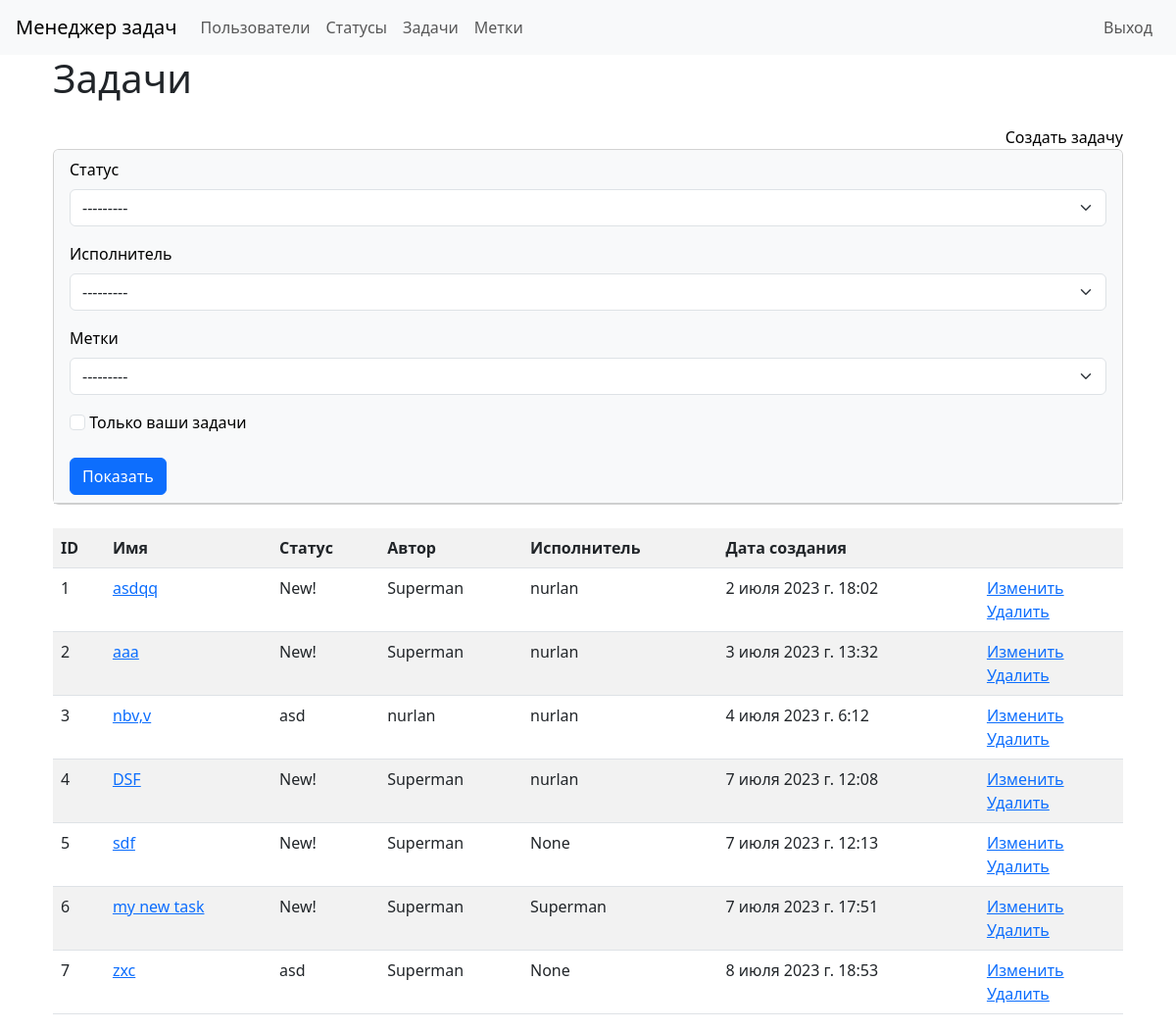
The app's page /tasks/ (signed in) with its own data.
### task_manager/tasks/models.py (models this page shows)
class TasksModel(models.Model):
    name = models.CharField(max_length=100)
    description = models.TextField()
    timestamp = models.DateTimeField(auto_now_add=True)
    status = models.ForeignKey(StatusModel, on_delete=models.PROTECT,
                               related_name='status_id')
    author = models.ForeignKey(User, on_delete=models.PROTECT,
                               related_name='author_id')
    executor = models.ForeignKey(User, on_delete=models.PROTECT,
                                 related_name='executor_id', null=True)
    labels = models.ManyToManyField(LabelModel)
    def __str__(self):
        return self.name

### task_manager/statuses/models.py (models this page shows)
class StatusModel(models.Model):
    name = models.CharField(
        max_length=100, unique=True,
        error_messages={'unique': "Это имя уже существует."})
    timestamp = models.DateTimeField(auto_now_add=True)
    def __str__(self):
        return self.name

### task_manager/tasks/views.py (the view)
class TaskListView(CheckAuthentication, View):
    template_name = 'tasks/tasks.html'
    def get(self, request, *args, **kwargs):
        user = request.user
        status = request.GET.get('status')
        executor = request.GET.get('executor')
        labels = request.GET.get('labels')
        tasks = TasksModel.objects.all()
        filters = FilterForm(request.GET, tasks)
        if status:
            tasks = tasks.filter(status=status)
        if executor:
            tasks = tasks.filter(executor=executor)
        if labels:
            tasks = tasks.filter(labels=labels)
        if request.GET.get('self_tasks'):
            tasks = tasks.filter(author=user)
        return render(request, self.template_name,
                      {'tasks': tasks, 'filters': filters})

### task_manager/labels/models.py (called while the page is built)
    def __str__(self):
        return self.name

### task_manager/utils.py (called while the page is built)
    def dispatch(self, request, *args, **kwargs):
        if not request.user.is_authenticated:
            messages.success(request,
                             _('You are not authorized! Please sign in.'),
                             extra_tags="alert-danger")
        return super().dispatch(request, *args, **kwargs)

### task_manager/tasks/templates/tasks/tasks.html
{% extends "base.html" %}
{% load i18n %}
{% block main %}
<div class="container wrapper flex-grow-1">
    <h1 class="mb-4">{% trans "Tasks" %}</h1>
    <a class="d-flex justify-content-end text-black text-decoration-none" href="{% url 'create_task' %}">{% trans "Create task" %}</a>
    {% include 'tasks/task_filter.html' %}
    <br>
    <table class="table table-striped">
        <tr>
            <th>ID</th>
            <th>{% trans "Name" %}</th>
            <th>{% trans "Status" %}</th>
            <th>{% trans "Author" %}</th>
            <th>{% trans "Executor" %}</th>
            <th>{% trans "Create at" %}</th>
            <th></th>
        </tr>
        {% for task in tasks %}
        <tr>
            <td>{{ task.id }}</td>
            <td><a href="{% url 'view_task' pk=task.id %}" >{{ task }}</a></td>
            <td>{{ task.status }}</td>
            <td>{{ task.author }}</td>
            <td>{{ task.executor }}</td>
            <td>{{ task.timestamp }}</td>
            <td><a href="{% url 'update_task' pk=task.id %}">{% trans "Update" %}</a><br>
                <a href="{% url 'delete_task' pk=task.id %}">{% trans "Delete" %}</a></td>
        </tr>
        {% endfor %}
    </table>
</div>
{% endblock %}

### records on screen
TasksModel: id "1", name "asdqq", status "New!", author "Superman", executor "nurlan", timestamp "2 июля 2023 г. 18:02"
TasksModel: id "2", name "aaa", status "New!", author "Superman", executor "nurlan", timestamp "3 июля 2023 г. 13:32"
TasksModel: id "3", name "nbv,v", status "asd", author "nurlan", executor "nurlan", timestamp "4 июля 2023 г. 6:12"
TasksModel: id "4", name "DSF", status "New!", author "Superman", executor "nurlan", timestamp "7 июля 2023 г. 12:08"
TasksModel: id "5", name "sdf", status "New!", author "Superman", executor "None", timestamp "7 июля 2023 г. 12:13"
TasksModel: id "6", name "my new task", status "New!", author "Superman", executor "Superman", timestamp "7 июля 2023 г. 17:51"
TasksModel: id "7", name "zxc", status "asd", author "Superman", executor "None", timestamp "8 июля 2023 г. 18:53"

### other values on screen
{{ filters.form.status.label }} "Статус"
{{ filters.form.executor.label }} "Исполнитель"
{{ filters.form.labels.label }} "Метки"
{{ filters.form.self_tasks.label }} "Только ваши задачи"
